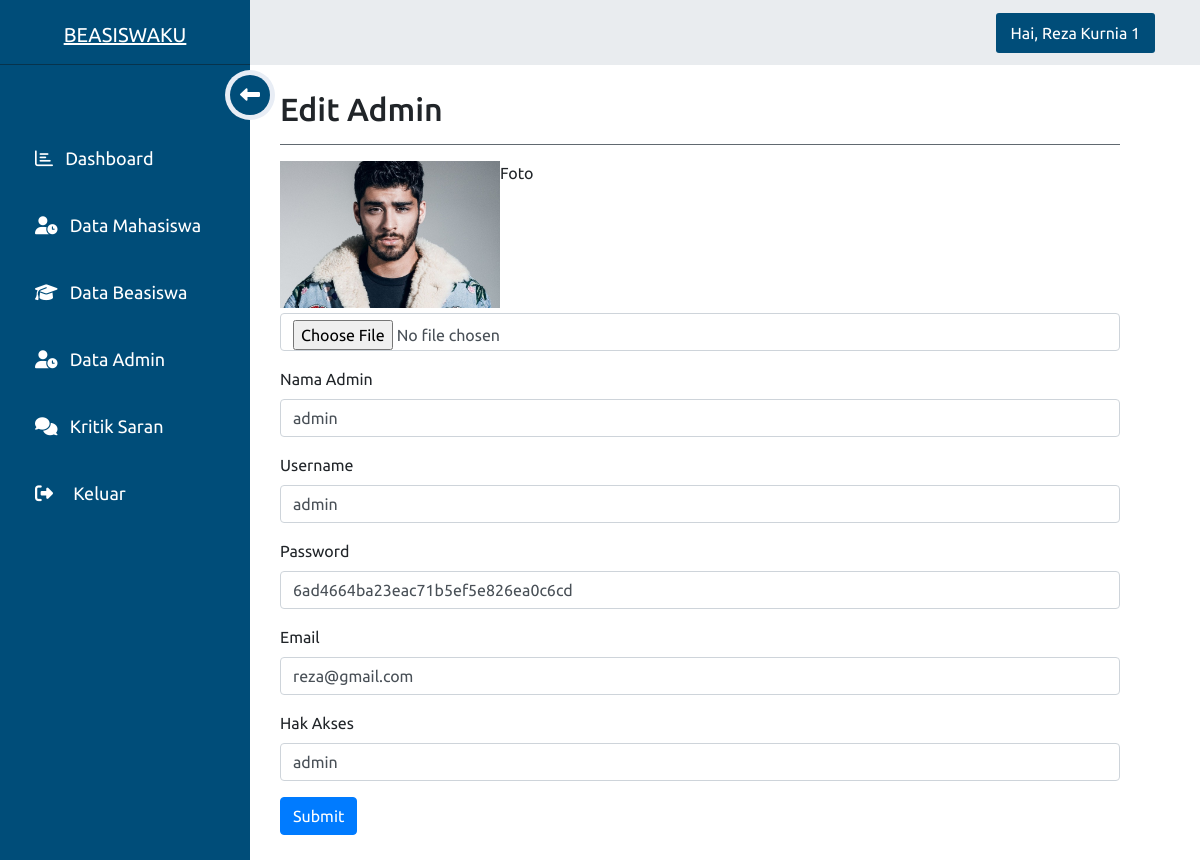
Screenshot of /Dashboard/editadmin.php?id=12 (signed in) with the database file from the repository.
### tables this page shows
CREATE TABLE `user` (
  `id` int(11) NOT NULL,
  `nama` varchar(100) NOT NULL,
  `username` varchar(100) NOT NULL,
  `password` varchar(100) NOT NULL,
  `email` varchar(50) NOT NULL,
  `nim` text NOT NULL,
  `hakakses` varchar(100) NOT NULL,
  `foto` varchar(5000) NOT NULL
);

CREATE TABLE `dataadmin` (
  `id` int(11) NOT NULL,
  `nama` varchar(100) NOT NULL,
  `username` varchar(100) NOT NULL,
  `password` varchar(100) NOT NULL,
  `email` varchar(50) NOT NULL,
  `foto` varchar(200) NOT NULL,
  `hakakses` varchar(100) NOT NULL
);

### Dashboard/editadmin.php (the view, shortened to what this page needs)
<?php
include('koneksi.php');
if (isset($_GET['id'])) {
    $id = ($_GET["id"]);
    $query = "SELECT * FROM dataadmin WHERE id='$id'";
    $result = mysqli_query($koneksi, $query);
    $data = mysqli_fetch_assoc($result);
} else {
    echo "<script>alert('Masukkan data id.');window.location='editbeasiswa.php';</script>";
}
?>
<!DOCTYPE html>
<html lang="en">
<head>
    <link rel="stylesheet" href="asset/css/style.css">
    <link rel="stylesheet" href="https://cdn.jsdelivr.net/npm/bootstrap@4.5.3/dist/css/bootstrap.min.css">
</head>
<body>
    <div class="wrapper">
        <div class="top_navbar">
            <div class="logo">
                <a href="#">BEASISWAKU</a>
            </div>
            <div class="top_menu">
                <div class="right_info">
                    <?php
                    $tampilPeg    = mysqli_query($koneksi, "SELECT * FROM user WHERE username='$_SESSION[username]'");
                    $peg    = mysqli_fetch_array($tampilPeg);
                    ?>
                    <div class="icon_wrap">
                        <div class="icon">
                            <a>Hai, <?= $peg['nama'] ?></a>
                        </div>
                    </div>
                </div>
            </div>
        </div>
        <div class="main_body">
        <div class="sidebar_menu">
                <div class="inner__sidebar_menu">
                    <ul>
                        <li>
                            <a href="wp-admin.php">
                                <span class="icon"><i class="far fa-chart-bar"></i></span>
                                <span class="list">Dashboard</span>
                            </a>
                        </li>
                        <li>
                            <a href="datamahasiswa.php">
                                <span class="icon"><i class="fas fa-user-clock"></i></span>
                                <span class="list">Data Mahasiswa</span>
                            </a>
                        </li>
                        <li>
                            <a href="databeasiswa.php">
                                <span class="icon"><i class="fas fa-graduation-cap"></i></span>
                                <span class="list">Data Beasiswa</span>
                            </a>
                        </li>
                        <li>
                            <a href="dataadmin.php">
                                <span class="icon"><i class="fas fa-user-clock"></i></span>
                                <span class="list">Data Admin</span>
                            </a>
                        </li>
                        <li>
                            <a href="kritiksaran.php">
                                <span class="icon"><i class="fas fa-comments"></i></span>
                                <span class="list">Kritik Saran</span>
                            </a>
                        </li>
                        <li>
                            <a href="../logout.php">
                                <span class="icon"><i class="fas fa-sign-out-alt mr-2"></i></span>
                                <span class="list">Keluar</span>
                            </a>
                        </li>
                    </ul>
                    <div class="hamburger">
                        <div class="inner_hamburger">
                            <span class="arrow">
                                <i class="fas fa-long-arrow-alt-left"></i>
                            </span>
                        </div>
                    </div>
                </div>
            </div>
            <div class="container">
                <div class="col-md-12">
                    <h2>
                        Edit Admin
                    </h2>
                    <hr class=bg-secondary>
                    <form action="proses/proses-editadmin.php" method="POST" enctype="multipart/form-data">
                        <img src="images/<?php echo $data['foto']; ?>" style="width: 220px;float: left;margin-bottom: 5px;">
                        <div class="form-group">
                            <label for="exampleInputEmail1">Foto</label>
                            <input type="file" class="form-control" name="foto" placeholder="Masukkan foto anda" value="<?php echo $data['foto']; ?>">
                        </div>
                        <div class="form-group">
                            <label for="exampleInputEmail1">Nama Admin</label>
                            <input type="text" class="form-control" name="nama" placeholder="Nama lengkap anda" value="<?php echo $data['nama']; ?>">
                        </div>
                        <div class="form-group">
                            <label for="exampleInputEmail1">Username</label>
                            <input type="text" class="form-control" name="username" placeholder="NIM anda" value="<?php echo $data['username']; ?>">
                        </div>
                        <div class="form-group">
                            <label for="exampleInputEmail1">Password</label>
                            <input type="text" class="form-control" name="password" placeholder="Username anda" value="<?php echo $data['password']; ?>">
                        </div>
                        <div class="form-group">
                            <label for="exampleInputEmail1">Email</label>
                            <input type="email" class="form-control" name="email" placeholder="E-mail anda" value="<?php echo $data['email']; ?>">
                        </div>
                        <div class="form-group">
                            <label for="exampleInputEmail1">Hak Akses</label>
                            <input type="text" class="form-control" name="hakakses" placeholder="Hak akses" value="<?php echo $data['hakakses']; ?>">
                        </div>
                        <button type="submit" class="btn btn-primary" value="Simpan">Submit</button>
                    </form>
                </div>
            </div>
        </div>
    </div>
</body>
</html>

### Dashboard/asset/css/style.css (style rules this page uses)
* { margin: 0; padding: 0; list-style: none; font-family: 'Ubuntu', sans-serif; box-sizing: border-box; text-decoration: none; }
body { background: #e8edf5; width: 100%; height: 100%; }
.wrapper .top_navbar { width: 100%; height: 65px; display: flex; position: fixed; top: 0; }
.wrapper .top_navbar .logo { width: 250px; height: 100%; background: #004d79; border-bottom: 1px solid #07334c; }
.wrapper .top_navbar .logo a { display: block; text-align: center; font-size: 20px; color: #fff; padding: 20px 0; }
.wrapper .top_navbar .top_menu { width: calc(100% - 250px); height: 100%; background: #e9ecef; z-index: 1; padding: 0 40px; display: flex; justify-content: space-between; align-items: center; }
.wrapper .top_navbar .right_info { display: flex; }
.wrapper .top_navbar .right_info .icon_wrap { padding: 8px 15px; border-radius: 3px; background: #004d79; color: #fff; margin: 0 5px; cursor: pointer; }
.main_body .sidebar_menu { position: fixed; top: 65px; left: 0; background: #004d79; width: 250px; height: 100%; transition: all 0.3s linear; }
.main_body .sidebar_menu .inner__sidebar_menu { position: relative; padding-top: 60px; }
.main_body .sidebar_menu ul li a { color: #fff; font-size: 18px; padding: 20px 35px; display: block; white-space: nowrap; }
.main_body .sidebar_menu ul li a .icon { margin-right: 8px; }
.main_body .sidebar_menu ul li a span { display: inline-block; }
.main_body .sidebar_menu .hamburger { position: absolute; top: 5px; right: -25px; width: 50px; height: 50px; background: #e8edf5; border-radius: 50%; cursor: pointer; }
.main_body .sidebar_menu .inner_hamburger, .main_body .sidebar_menu .hamburger .arrow { position: absolute; top: 50%; left: 50%; transform: translate(-50%,-50%); }
.main_body .sidebar_menu .inner_hamburger { width: 40px; border-radius: 50%; height: 40px; background: #004d79; }
.main_body .sidebar_menu .hamburger .arrow { color: #fff; font-size: 20px; }
.main_body .container { width: calc(100% - 250px); margin-top: 65px; margin-left: 225px; padding: 25px 40px; transition: all 0.3s linear; }

### rows the page displays
user: nama "Reza Kurnia 1"
dataadmin: foto (picture), nama "admin", username "admin", password "6ad4664ba23eac71b5ef5e826ea0c6cd", email "reza@gmail.com", hakakses "admin"
